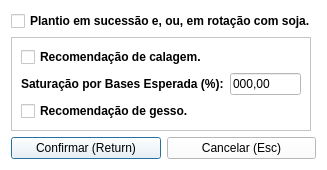
<?xml version="1.0" encoding="UTF-8"?>
<ui version="4.0">
 <class>succession_planting</class>
 <widget class="QDialog" name="succession_planting">
  <property name="geometry">
   <rect>
    <x>0</x>
    <y>0</y>
    <width>314</width>
    <height>157</height>
   </rect>
  </property>
  <property name="windowTitle">
   <string>Culturas do milho / sorgo</string>
  </property>
  <property name="styleSheet">
   <string notr="true">background-color: rgb(255, 255, 255);</string>
  </property>
  <layout class="QGridLayout" name="gridLayout_2">
   <item row="0" column="0" colspan="2">
    <widget class="QCheckBox" name="ckb_succession_planting">
     <property name="font">
      <font>
       <weight>75</weight>
       <bold>true</bold>
      </font>
     </property>
     <property name="cursor">
      <cursorShape>PointingHandCursor</cursorShape>
     </property>
     <property name="text">
      <string>Plantio em sucessão e, ou, em rotação com soja.</string>
     </property>
     <property name="checked">
      <bool>false</bool>
     </property>
    </widget>
   </item>
   <item row="1" column="0" colspan="2">
    <widget class="QFrame" name="frm_limestone_plaster">
     <property name="maximumSize">
      <size>
       <width>300</width>
       <height>16777215</height>
      </size>
     </property>
     <property name="frameShape">
      <enum>QFrame::StyledPanel</enum>
     </property>
     <property name="frameShadow">
      <enum>QFrame::Raised</enum>
     </property>
     <layout class="QGridLayout" name="gridLayout">
      <item row="0" column="0">
       <widget class="QCheckBox" name="ckb_limestone_recommendation">
        <property name="font">
         <font>
          <weight>75</weight>
          <bold>true</bold>
         </font>
        </property>
        <property name="cursor">
         <cursorShape>PointingHandCursor</cursorShape>
        </property>
        <property name="text">
         <string>Recomendação de calagem.</string>
        </property>
       </widget>
      </item>
      <item row="1" column="0">
       <widget class="QLabel" name="lbl_V">
        <property name="font">
         <font>
          <weight>75</weight>
          <bold>true</bold>
         </font>
        </property>
        <property name="text">
         <string>Saturação por Bases Esperada (%):</string>
        </property>
       </widget>
      </item>
      <item row="1" column="1">
       <widget class="QLineEdit" name="edt_V">
        <property name="text">
         <string>000,00</string>
        </property>
       </widget>
      </item>
      <item row="2" column="0">
       <widget class="QCheckBox" name="ckb_plaster_recommendation">
        <property name="font">
         <font>
          <weight>75</weight>
          <bold>true</bold>
         </font>
        </property>
        <property name="cursor">
         <cursorShape>PointingHandCursor</cursorShape>
        </property>
        <property name="text">
         <string>Recomendação de gesso.</string>
        </property>
       </widget>
      </item>
     </layout>
    </widget>
   </item>
   <item row="2" column="0">
    <widget class="QPushButton" name="btn_confirm">
     <property name="cursor">
      <cursorShape>PointingHandCursor</cursorShape>
     </property>
     <property name="text">
      <string>Confirmar (Return)</string>
     </property>
     <property name="icon">
      <iconset resource="icones.qrc">
       <normaloff>:/buttons/images/button/Save-Update.png</normaloff>:/buttons/images/button/Save-Update.png</iconset>
     </property>
     <property name="shortcut">
      <string>Return</string>
     </property>
    </widget>
   </item>
   <item row="2" column="1">
    <widget class="QPushButton" name="btn_cancel">
     <property name="cursor">
      <cursorShape>PointingHandCursor</cursorShape>
     </property>
     <property name="text">
      <string>Cancelar (Esc)</string>
     </property>
     <property name="icon">
      <iconset resource="icones.qrc">
       <normaloff>:/buttons/images/button/exit.png</normaloff>:/buttons/images/button/exit.png</iconset>
     </property>
     <property name="shortcut">
      <string>Esc</string>
     </property>
    </widget>
   </item>
  </layout>
 </widget>
 <tabstops>
  <tabstop>ckb_succession_planting</tabstop>
  <tabstop>ckb_limestone_recommendation</tabstop>
  <tabstop>edt_V</tabstop>
  <tabstop>ckb_plaster_recommendation</tabstop>
  <tabstop>btn_confirm</tabstop>
  <tabstop>btn_cancel</tabstop>
 </tabstops>
 <resources>
  <include location="icones.qrc"/>
 </resources>
 <connections/>
</ui>
